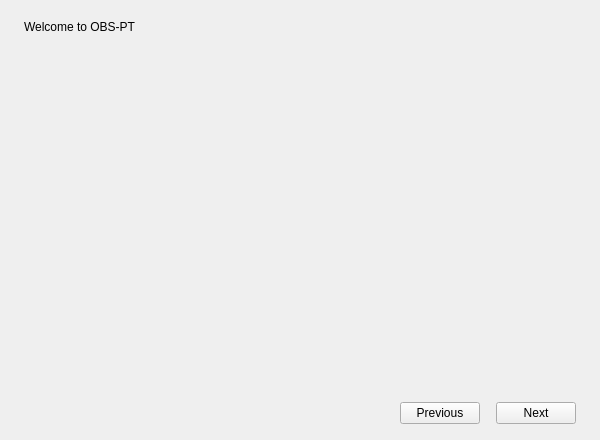
<?xml version="1.0" encoding="UTF-8"?>
<ui version="4.0">
 <class>OBSWelcome</class>
 <widget class="QWidget" name="OBSWelcome">
  <property name="geometry">
   <rect>
    <x>0</x>
    <y>0</y>
    <width>600</width>
    <height>440</height>
   </rect>
  </property>
  <property name="minimumSize">
   <size>
    <width>560</width>
    <height>420</height>
   </size>
  </property>
  <property name="windowTitle">
   <string notr="true">Welcome to OBS-PT</string>
  </property>
  <layout class="QVBoxLayout" name="verticalLayout">
   <property name="spacing">
    <number>16</number>
   </property>
   <property name="leftMargin">
    <number>24</number>
   </property>
   <property name="topMargin">
    <number>20</number>
   </property>
   <property name="rightMargin">
    <number>24</number>
   </property>
   <property name="bottomMargin">
    <number>16</number>
   </property>
   <item>
    <widget class="QLabel" name="title">
     <property name="text">
      <string notr="true">Welcome to OBS-PT</string>
     </property>
    </widget>
   </item>
   <item>
    <widget class="QStackedWidget" name="pages">
     <property name="currentIndex">
      <number>0</number>
     </property>
     <widget class="QLabel" name="page1">
      <property name="wordWrap">
       <bool>true</bool>
      </property>
      <property name="textFormat">
       <enum>Qt::RichText</enum>
      </property>
      <property name="openExternalLinks">
       <bool>true</bool>
      </property>
      <property name="alignment">
       <set>Qt::AlignLeading|Qt::AlignLeft|Qt::AlignTop</set>
      </property>
      <property name="text">
       <string/>
      </property>
     </widget>
     <widget class="QLabel" name="page2">
      <property name="wordWrap">
       <bool>true</bool>
      </property>
      <property name="textFormat">
       <enum>Qt::RichText</enum>
      </property>
      <property name="openExternalLinks">
       <bool>true</bool>
      </property>
      <property name="alignment">
       <set>Qt::AlignLeading|Qt::AlignLeft|Qt::AlignTop</set>
      </property>
      <property name="text">
       <string/>
      </property>
     </widget>
     <widget class="QLabel" name="page3">
      <property name="wordWrap">
       <bool>true</bool>
      </property>
      <property name="textFormat">
       <enum>Qt::RichText</enum>
      </property>
      <property name="openExternalLinks">
       <bool>true</bool>
      </property>
      <property name="alignment">
       <set>Qt::AlignLeading|Qt::AlignLeft|Qt::AlignTop</set>
      </property>
      <property name="text">
       <string/>
      </property>
     </widget>
     <widget class="QLabel" name="page4">
      <property name="wordWrap">
       <bool>true</bool>
      </property>
      <property name="textFormat">
       <enum>Qt::RichText</enum>
      </property>
      <property name="openExternalLinks">
       <bool>true</bool>
      </property>
      <property name="alignment">
       <set>Qt::AlignLeading|Qt::AlignLeft|Qt::AlignTop</set>
      </property>
      <property name="text">
       <string/>
      </property>
     </widget>
     <widget class="QLabel" name="page5">
      <property name="wordWrap">
       <bool>true</bool>
      </property>
      <property name="textFormat">
       <enum>Qt::RichText</enum>
      </property>
      <property name="openExternalLinks">
       <bool>true</bool>
      </property>
      <property name="alignment">
       <set>Qt::AlignLeading|Qt::AlignLeft|Qt::AlignTop</set>
      </property>
      <property name="text">
       <string/>
      </property>
     </widget>
    </widget>
   </item>
   <item>
    <layout class="QHBoxLayout" name="navLayout">
     <item>
      <spacer name="navSpacer">
       <property name="orientation">
        <enum>Qt::Horizontal</enum>
       </property>
       <property name="sizeHint" stdset="0">
        <size>
         <width>40</width>
         <height>20</height>
        </size>
       </property>
      </spacer>
     </item>
     <item>
      <widget class="QPushButton" name="prevBtn">
       <property name="text">
        <string notr="true">Previous</string>
       </property>
      </widget>
     </item>
     <item>
      <widget class="QPushButton" name="nextBtn">
       <property name="text">
        <string notr="true">Next</string>
       </property>
      </widget>
     </item>
    </layout>
   </item>
  </layout>
 </widget>
 <resources/>
 <connections/>
</ui>
